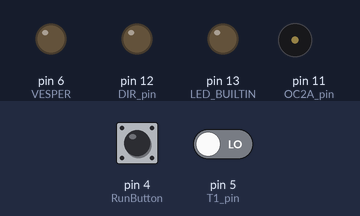
Recording of a sketch running on a simulated Arduino Nano, built with avr-gcc and run on an emulated ATmega328P. Parts: output pins drawn as LEDs (lit = HIGH), buzzer (waves = sounding). The test bench sets the inputs (shaded band); at power-on: pin 4 (RunButton) LOW, pin 5 (T1_pin) LOW.

Above: at 0.8 s.
0.9 s: pin 4 (RunButton) pulled HIGH for 0.15 s
At 1.2 s:
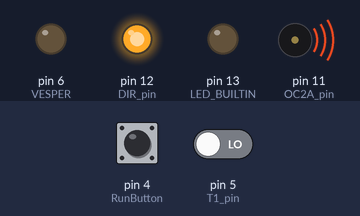
Timing chart, 0 to 3.9 s (numbered marks = the images above; inputs shaded):
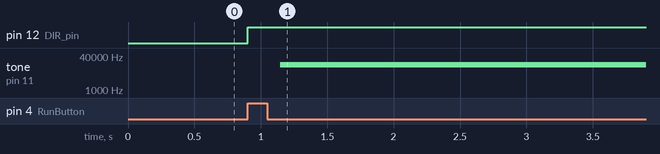

Measured:
- after the input at 0.9 s, pin 12 (DIR_pin): LOW → HIGH at once; tone on pin 11 (OC2A_pin): silent → 15625 Hz after 0.25 s

The sketch:

R_D_33.ino
```cpp
/* Программа модной разливайки */

#include "TTT.h"
#include "ini.h"
#include "bottles.h"

#define DPR     2
#define RunButton 4
#define VESPER  6

volatile unsigned int DPRctr;


void WaitRunButton(void)
{
  while( digitalRead(RunButton)){;} // Ожидание отпускания кнопки пуск.
  while(!digitalRead(RunButton)){;} // Ожидание нажатия кнопки пуск.
}


void Tachometer()
{

  if (DPRctr < Nfull_imp){
    /* Пересчёт задания длительности шага по каждому импульсу от насоса. */
    float tmp = (Timp * Kflw) + Kcor;
    /* Пропуск импульсов помехи.
    * Длительность ипульса от ДПР при 50Гц на насосе - 14,33 мс.
    * Всё что меньше Tstep_min - помеха.
    */
    if (tmp < Tstep_min){
      Serial.println("Помеха от ДПР");
    } else {
      Serial.println(DPRctr);
      if (tmp > Tstep_max){
        tmp = Tstep_max;
      }
      Tstep = (byte)tmp;
      Timp = 0;

      DPRctr++; // Инкремент счётчика импульсов от насоса.

      if (DPRctr == (int)Nfull_imp){
        digitalWrite(VESPER, LOW); // Выключить насос.
        Tstep = Tstep_min;
        Serial.println("Насос выключен");
        detachInterrupt(0);
      }
    }
  } else {
    Serial.println("Насос перекрутил");
  }
}

void setup()
{
  Serial.begin(9600);
  pinMode(DPR, INPUT);
  pinMode(RunButton, INPUT);
  pinMode(VESPER, OUTPUT);
  digitalWrite(VESPER, LOW); // Выключить насос.
  pinMode(LED_BUILTIN, OUTPUT);
  TTTInit();

  /* Ожидание нажатия кнопки пуск. */
  WaitRunButton();
  //Serial.println("Установка начальной высоты.");

  #ifdef WASHMODE
    if (Hcur_mm != Hmax_mm) GOTO(Hmax_mm, Tstep_min);
  #else
    if (Hcur_mm != Htop_mm) GOTO(Htop_mm, Tstep_min);
  #endif
}

void loop()
{
  /* Ожидание нажатия кнопки пуск. */
  WaitRunButton();

  /* Режим промывки. */
  #if defined(WASHMODE)

    digitalWrite(VESPER, !digitalRead(VESPER)); // Включить/выключить насос.

  /* Режим розлива с погружением. */
  #elif defined(DIVEMODE)

    GOTO(Hbttm_mm, Tstep_min); // Опускание вилки.
    DPRctr = 0; // Сброс счётчика импульсов от ДПР насоса.
    attachInterrupt(0, Tachometer, FALLING);  // Пин 2, ДПР.
    digitalWrite(VESPER, HIGH); // Включить насос.
    Serial.println("Налив подушки");
    while(DPRctr < Npllw_imp){;} // Ожидание налива подушки.
    Serial.println("Подъём!");
    GOTO(Htop_mm, Tstep_max); // Подъём вилки.

  /* Режим розлива без погружения. */
  #elif defined(NODIVEMODE)

    DPRctr = 0;
    attachInterrupt(0, Tachometer, FALLING);  // Пин 2, ДПР.
    digitalWrite(VESPER, HIGH); // Включить насос.
    //Serial.println("Налив бутылки");
    while(digitalRead(VESPER)){;} // Ожидание налива бутылки.

  #endif

}
```

TTT.h
```cpp
/* Модуль управления шаговым двигателем TTT. Изменение 02.05.2023г
 * Возможности модуля:
 * 1. Аппаратный подсчёт количества шагов.
 * 2. Управление длительностью шага.
 * 3. Автоматический плавный разгон двигателя.
 * 4. Автоматическое плавное торможение двигателя.
 * 5. Функция паузы на заданное время.
 *
 * Предделитель микрошага (драйвер ШД) - 2000/об.
 * Всего 30 оборотов. 2000*30 = 60000 импульсов.
 *
 * Задействует 3 таймера:
 * Timer 0 - тактовый системный. Управляет планым ускорением/торможением.
 * Timer 1 - счётчик импульсов (шагов ШД).
 * Timer 2 - тактовый генератор с управляемой длительностию импульса (шага).
 *
 * Для аппаратного подсчёта шагов необходимо соединить перемычкой выход Таймера 2
 * со входом Таймера 1 - Пины 11(OC2A) и 5(T1) Arduino Nano.
 */

#include "ini.h"
#include "bottles.h"


/* Номера пинов: */
#define OC2A_pin  11    // Пин выхода Таймера 2 (генератора)
#define T1_pin    5     // Пин входа Таймера 1 (счётчика)
#define DIR_pin   12    // Пин выбора направления вращения ШД.
#define UP        false // Движение шпинделя вверх
#define DOWN      true  // Движение шпинделя вниз

/* Глобальные переменные: */
volatile boolean TaskDone = false;  // Флаг выполнения задания.
volatile unsigned int Hcur_mm = Hstrt_mm; // Текущая высота сопел над столом.
volatile unsigned int Timp = 0;

/* Локальные переменные: */
volatile byte Tstep;                // Задание длительности шага.

/* Функция инициализации. */
void TTTInit()
{
  /* Инициализация пинов: */
  pinMode(OC2A_pin, OUTPUT);  // Выход Таймера 2.
  digitalWrite(OC2A_pin, LOW);
  pinMode(T1_pin, INPUT);     // Вход Таймера 1.
  pinMode(DIR_pin, OUTPUT);  // Пин выбора направления вращения ШД на выход.
  digitalWrite(DIR_pin, LOW);
  /* Выключение Таймеров 0..2 запущенных при включении контроллера под управлением загрузчика Arduino: */
  TCCR0B = 0; // Выключение таймера 0. Значение при запуске контроллера: 0b00000011 - запущен с предделителем 64.
  TCCR1B = 0; // Выключение таймера 1. Значение при запуске контроллера: 0b00000011 - запущен с предделителем 64.
  TCCR2B = 0; // Выключение таймера 2. Значение при запуске контроллера: 0b00000100 - запущен с предделителем 64.
  /* Начальные значения счётных регистров Таймеров 0..2: */
  TCNT0 = 0;
  TCNT1 = 0;
  TCNT2 = 0;
  /* Начальные значения регистров сравнения Таймеров 0..2: */
  OCR0A = 249;// Длительность тика системного таймера (1мс).
  OCR1A = 1; // Начальное значение числа шагов.
  OCR2A = 255;// Начальная длительность шага (максимальная).
  /* Установка общего режима работы Таймеров 0..2: */
  TCCR0A = 0; // Переход в общий режим. Значение при запуске контроллера: 0b00000011 - режим ШИМ.
  TCCR1A = 0; // Переход в общий режим. Значение при запуске контроллера: 0b00000001 - режим ШИМ.
  TCCR2A = 0; // Переход в общий режим. Значение при запуске контроллера: 0b00000001 - режим ШИМ.
  /* Установка обработчиков прерываний Таймеров 0 и 1 по совпадению со счётчиком: */
  TIMSK0 = (1<<OCIE0A); // Прерывание по совпадению.
  TIMSK1 = (1<<OCIE1A); // Включить прерывание по совпадению со счётчиком.
  /*  Режим генерации для Таймера 2. */
  TCCR2A = (1<<COM2A0) | (1<<WGM21);
  /*  COM2A0=1 - Изменение состояния вывода OC2A на противоположное при совпадении с регистром OCR2A.
   *  WGM22:0=010 - Режим обновления счётчика TCNT2 при совпадении с регистром OCR2A (СRС режим).
   */
  TCCR0B = (1<<WGM02) | (0<<CS02) | (1<<CS01) | (1<<CS00);  // Включить Таймер 0. CRC режим, 011 - CLK/64
}

/* Функция вращения шаговым двигателем. */
void TTTRun(int distance_mm, byte Ts)
{
  /* Сбросить флаг выполненности задания: */
  TaskDone = false;
  /* Вычислить и задать направление движение: */
  digitalWrite(DIR_pin, (distance_mm < 0));
  /* Установить задание длительности шага: */
  Tstep = Ts;
  /* Задать фактическую длительность шага: */
  OCR2A = Tstep_max;
  /* Задать порог срабатывания Таймера 1 (счётчика шагов): */
  OCR1A = (unsigned int)((abs(distance_mm) * 200) - 1); // Порог сброса счётчика, и генерации прерывания.
  /* Включить Таймеры 0..2: */
  TCCR1B = (1<<WGM12) | (1<<CS12) | (1<<CS11) | (1<<CS10);  // Включить Таймер 1. CRC режим, внешний источник тактового сигнала.
  //TCCR0B = (1<<WGM02) | (0<<CS02) | (1<<CS01) | (1<<CS00);  // Включить Таймер 0. CRC режим, 100 - CLK/256. 011 - CLK/64
  TCCR2B = (0<<CS22)  | (1<<CS21) | (1<<CS20);              // Включить Таймер 2. Установка предделителя на 64, и разрешение генерации.
}

/* Функция паузы. */
void TTTPause(unsigned int time_ms)
{
  /*  Timer 1 */
  TaskDone = false; // Сбросить флаг выполненности задания.
  OCR1A = time_ms << 4; // Порог сброса счётчика, и генерации прерывания. Время(мс) * 16.
  TCCR1B = (1<<WGM12) | (1<<CS12) | (0<<CS11) | (1<<CS10); // CRC режим, предделитель 1024.
}

/* Обработчик прерывания Таймера 1 (счётчика) по достижению заданного количества шагов. */
ISR(TIMER1_COMPA_vect)
{
  /* Остановка Таймеров 0..2: */
  TCCR2B = 0;
  //TCCR0B = 0;
  TCCR1B = 0;
  /* Обнулить счётчики Таймеров 0..2: */
  //TCNT0 = 0;
  TCNT1 = 0;
  TCNT2 = 0;
  /* Оповестить о выполнении задания: */
  TaskDone = true;
}

/* Обработчик прерывания Таймера 0 */
ISR(TIMER0_COMPA_vect)
{
/*  В Ардуино нет возможности устанавливать обработчик прерывания
 * по переполнению Таймера 0, потому ипользуется прерывание по
 * совпадению TCNT0 с OCR0A (CRC режим).
 */

  /* Инкремент счётчика длительности импульса ДПР с ограничением переполнения. */
  if (Timp < 65535) Timp++;

  /*  Алгоритм плавного разгона. При каждом пробуждении сравнивает
   * фактическое значение длительности шага (OCR2A) с длительностью
   * в задании (Tstep). Если значения различны, приближает на единицу
   * фактическую длительность к заданию (увеличивает или уменьшает).
   */
  if (OCR2A < Tstep){
    OCR2A++;
  } else if (OCR2A > Tstep){
    OCR2A--;
  }

  /*  Алгоритм плавного торможения. Начало момента торможения
   * высчитывается автоматически следующим образом:
   * Если остаток шагов до точки останова (OCR1A-TCNT1)
   * становится меньше, чем функция от скорости движения,
   * то задание длительности шага становится максимальным.
   */
  if ((OCR1A-TCNT1) < ((255-OCR2A)*3)){
     Tstep = Tstep_max;
  }
}

void GOTO(unsigned int Htsk_mm, byte Ts){
  TTTRun((int)(Htsk_mm - Hcur_mm), Ts);
  Hcur_mm = Htsk_mm;
  while(!TaskDone){;} // Ждать в вечном цикле выполнения задания.
}
```

bottles.h
```cpp
#include "ini.h"

  /* Параметры объёма налива для отдельной бутылки. */
#define Vfull_ml    1300      // Объём полного налива одной бутылки, мл.
#define Vpllw_ml    937        // Объём налива подушки одной бутылки, мл.
  /* Параметры высоты вилки. */
#define Hneck_mm    261       // Высота бутылки по верху горлышка, мм.
#define Hfull_mm    229       // Высота по верхней границе полного налива, мм.
#define Hbttm_mm    160        // Высота нижней точки вилки при опускании, мм.
#define Hdpth_mm    5         // Величина заглубления вилки в горлышко, мм.
```

ini.h
```cpp
 /* Режимы работы. Нужное раскомментировать. */
//#define WASHMODE    // ПРОМЫВКА
//#define DIVEMODE    // РОЗЛИВ С ПОГРУЖЕНИЕМ
#define NODIVEMODE  // РОЗЛИВ БЕЗ ПОГРУЖЕНИЯ

#define Hstrt_mm    320  // Фактическая высота вилки от стола в мм при запуске станка.
#define Hmax_mm     256   // Максимально-возможная высота подъёма вилки.
#define Hmin_mm     25    // Минимально-возможная высота опускания вилки.
#define Tstep_max   255   // Максимально-возможная длительность шага вилки ШД.
#define Tstep_min   15    // Минимально-возможная длительность шага вилки ШД.
#define Vimp        9.2     // Количество мл для одной бутылки в одном импульсе от датчика насоса.
#define Kcor        0.0   // Коэффициент коррекции длительности шага ШД.

/* Соотношения величин. */
#define Htop_mm     (int)     (Hneck_mm - Hdpth_mm) // Высота верхней точки подъёма вилки, мм.
#define Nfull_imp   (float)   (Vfull_ml / Vimp)   // Число импульсов ДПР для налива полного объёма.
#define Npllw_imp   (float)   (Vpllw_ml / Vimp)   // Число импульсов ДПР для налива объёма подушки.
#define dV          (float)   (Vfull_ml - Vpllw_ml) // Полный объём налива бутылки за вычетом объёма подушки.
#define dH          (float)   (Hfull_mm - Hbttm_mm) // Высота границы полного налива за вычетом нижнего уровня вилки.
#define Kflw        (float)   ((dV * 1.35) / (dH * Vimp)) // Коэффициент следования длительности шага за длительностью импульса ДПР.
```
